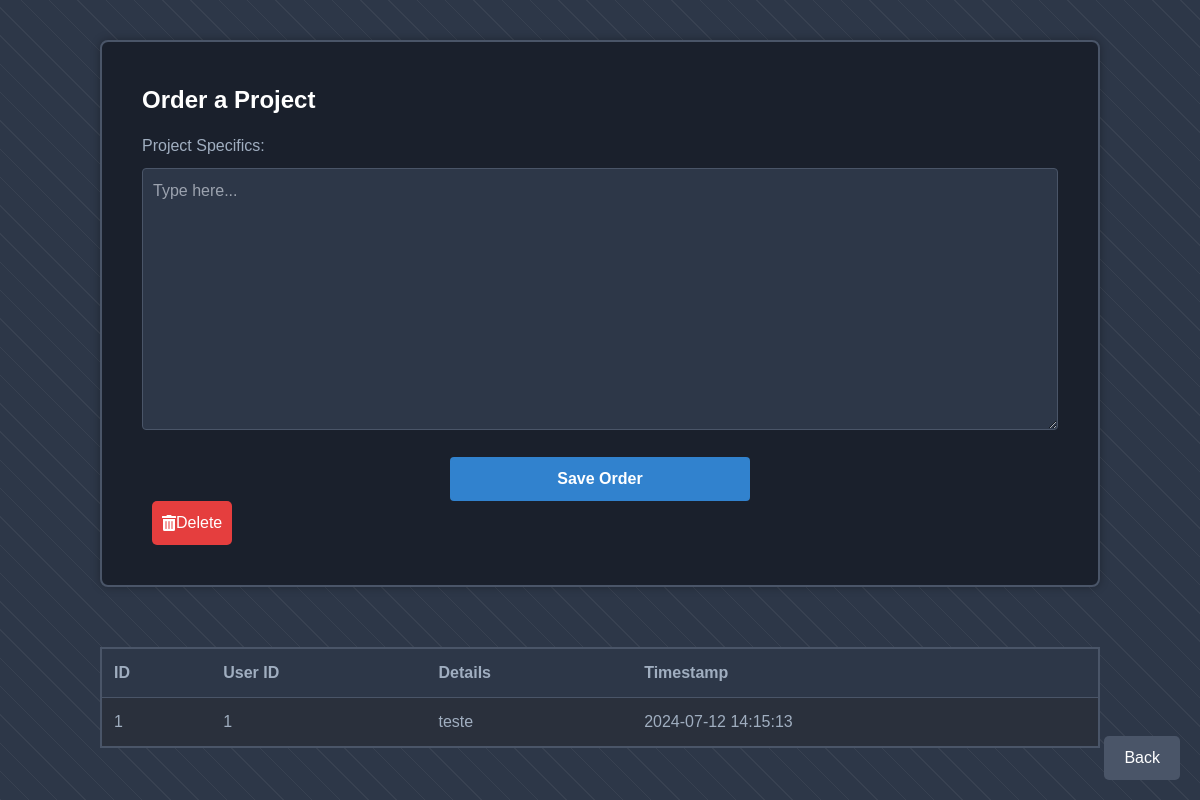
The app's page /order_projects (signed in) with its own data.
### app.py (models this page shows)
class ProjectOrder(db.Model):
    id = db.Column(db.Integer, primary_key=True)
    user_id = db.Column(db.Integer, db.ForeignKey('user.id'), nullable=False)
    details = db.Column(db.Text, nullable=False)
    timestamp = db.Column(db.DateTime, default=datetime.utcnow)
    user = db.relationship('User', back_populates='orders')

### app.py (the view, shortened to what this page needs)
@app.route('/order_projects', methods=['GET', 'POST'])
def order_projects():
    if 'logged_in' not in session or not session['logged_in']:
        return redirect(url_for('main'))
    current_username = session.get('username')
    current_user = User.query.filter_by(username=current_username).first()
    if not current_user:
        flash('User not found.')
        return redirect(url_for('main'))
    is_admin = current_username == 'admin'
    is_gold_plan_user = GoldPlanUser.query.filter_by(username=current_username).first() is not None
    is_diamond_plan_user = DiamondPlanUser.query.filter_by(username=current_username).first() is not None
    is_authorized = is_admin or is_gold_plan_user or is_diamond_plan_user
    if not is_authorized:
        flash('Access denied. Only authorized users can access this page.')
        return redirect(url_for('main'))
    project_orders = ProjectOrder.query.all()
    return render_template('order_projects.html', current_user=current_user, is_admin=is_admin,
                           is_gold_plan_user=is_gold_plan_user, is_diamond_plan_user=is_diamond_plan_user,
                           project_orders=project_orders)

### server/templates/order_projects.html (shortened to what this page needs)
<!DOCTYPE html>
<html lang="en">
<head>
    <link href="https://cdn.jsdelivr.net/npm/tailwindcss@2.2.16/dist/tailwind.min.css" rel="stylesheet">
    <link rel="stylesheet" href="https://cdnjs.cloudflare.com/ajax/libs/font-awesome/5.15.4/css/all.min.css"
 />
</head>
<body>
    <div class="content">
        <div class="form-container">
            <h2>Order a Project</h2>
            <form id="orderForm" action="{{ url_for('order_projects') }}" method="POST">
                <div class="mb-4">
                    <label for="project_details" class="block">Project Specifics:</label>
                    <textarea id="project_details" name="project_details" rows="10" placeholder="Type here..."
                        required></textarea>
                </div>
                <div class="text-center">
                    <input type="submit" value="Save Order"
                        class="bg-blue-500 hover:bg-blue-700 text-white font-bold py-2 px-4 rounded">
                    {% if is_admin %}
                    <button type="button" class="delete-button" onclick="toggleDeleteMode()">
                        <i class="fas fa-trash-alt"></i> Delete
                    </button>
                    {% endif %}
                </div>
            </form>
        </div>
        {% if is_admin %}
        <div class="admin-table-container">
            <table class="admin-table">
                <thead>
                    <tr>
                        <th>ID</th>
                        <th>User ID</th>
                        <th>Details</th>
                        <th>Timestamp</th>
                    </tr>
                </thead>
                <tbody>
                    {% for order in project_orders %}
                    <tr>
                        <td>{{ order.id }}</td>
                        <td>{{ order.user_id }}</td>
                        <td>{{ order.details }}</td>
                        <td>{{ order.timestamp.strftime('%Y-%m-%d %H:%M:%S') }}</td>
                    </tr>
                    {% endfor %}
                </tbody>
            </table>
        </div>
        {% endif %}
        <a href="{{ url_for('main') }}" class="back-button">Back</a>
    </div>
</body>
</html>

### server/templates/order_projects.html (style rules this page uses)
body { background-color: #2d3748; color: white; font-family: Arial, sans-serif; margin: 0; padding: 0; display: flex; flex-direction: column; align-items: center; min-height: 100vh; position: relative; }
.content { max-width: 1000px; width: 100%; margin-top: 40px; display: flex; flex-direction: column; align-items: center; }
.form-container { width: 100%; padding: 40px; background-color: #1a202c; border: 2px solid #4a5568; border-radius: 8px; box-shadow: 0 0 10px rgba(0, 0, 0, 0.3); margin-bottom: 40px; box-sizing: border-box; }
.form-container h2 { font-size: 1.5rem; font-weight: bold; margin-bottom: 1rem; }
.form-container label { display: block; margin-bottom: 10px; color: #a0aec0; }
.form-container textarea { width: 100%; padding: 10px; font-size: 16px; border: 1px solid #4a5568; border-radius: 4px; background-color: #2d3748; color: white; resize: vertical; }
.form-container input[type="submit"] { background-color: #3182ce; color: white; border: none; padding: 10px 20px; font-size: 16px; cursor: pointer; transition: background-color 0.3s ease; width: 100%; max-width: 300px; margin: 0 auto; display: flex; align-items: center; justify-content: center; margin-top: 20px; }
.admin-table-container { width: 100%; max-width: 1000px; overflow-x: auto; }
.admin-table { width: 100%; border-collapse: collapse; background-color: #1a202c; border: 2px solid #4a5568; border-radius: 8px; margin-top: 20px; }
.admin-table th, .admin-table td { padding: 12px; text-align: left; border-bottom: 1px solid #4a5568; color: #a0aec0; }
.admin-table th { background-color: #2d3748; }
.admin-table td { background-color: #2a303c; }
.back-button { position: fixed; bottom: 20px; right: 20px; background-color: #4a5568; padding: 10px 20px; border-radius: 5px; color: white; text-decoration: none; transition: background-color 0.3s ease; }
.form-container .delete-button { background-color: #e53e3e; color: white; border: none; padding: 10px; font-size: 16px; cursor: pointer; transition: background-color 0.3s ease; margin-left: 10px; display: flex; align-items: center; justify-content: center; border-radius: 5px; }

### records on screen
ProjectOrder: id "1", user_id "1", details "teste", timestamp "2024-07-12 14:15:13"
